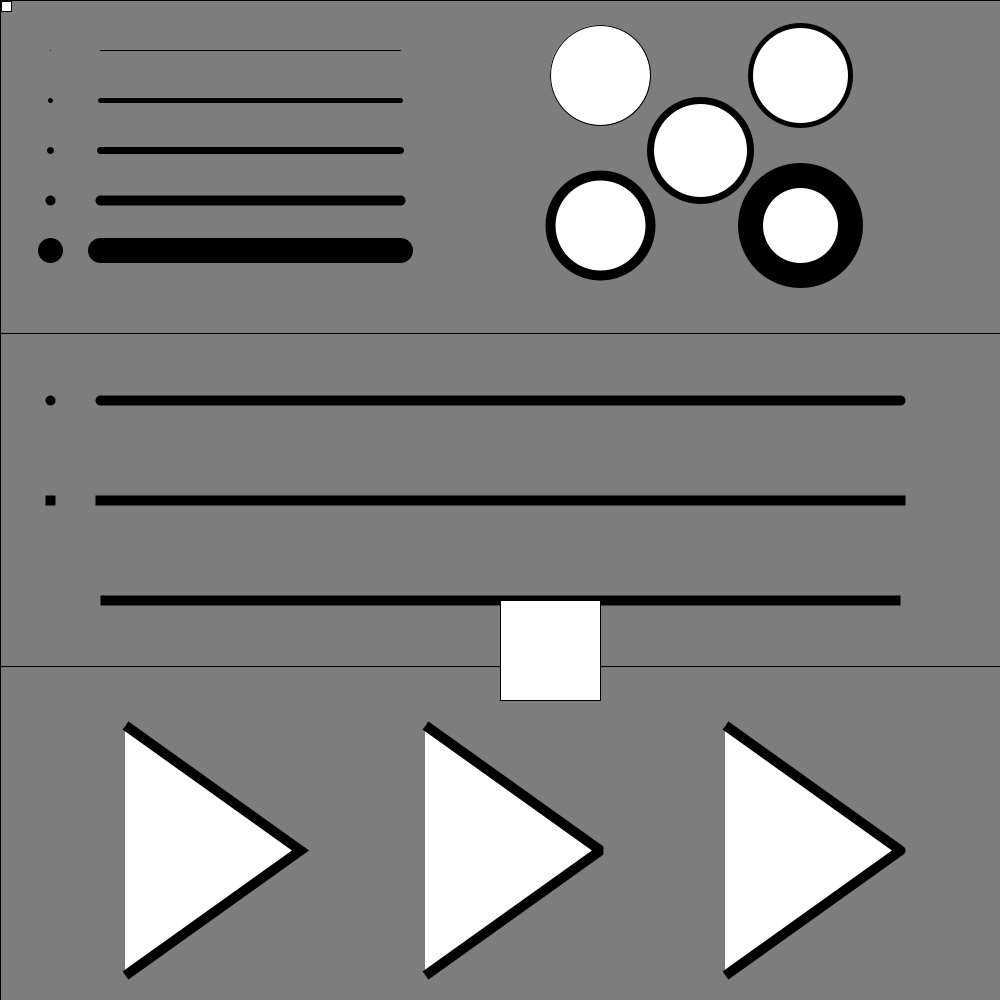
Frame 1 (no input)
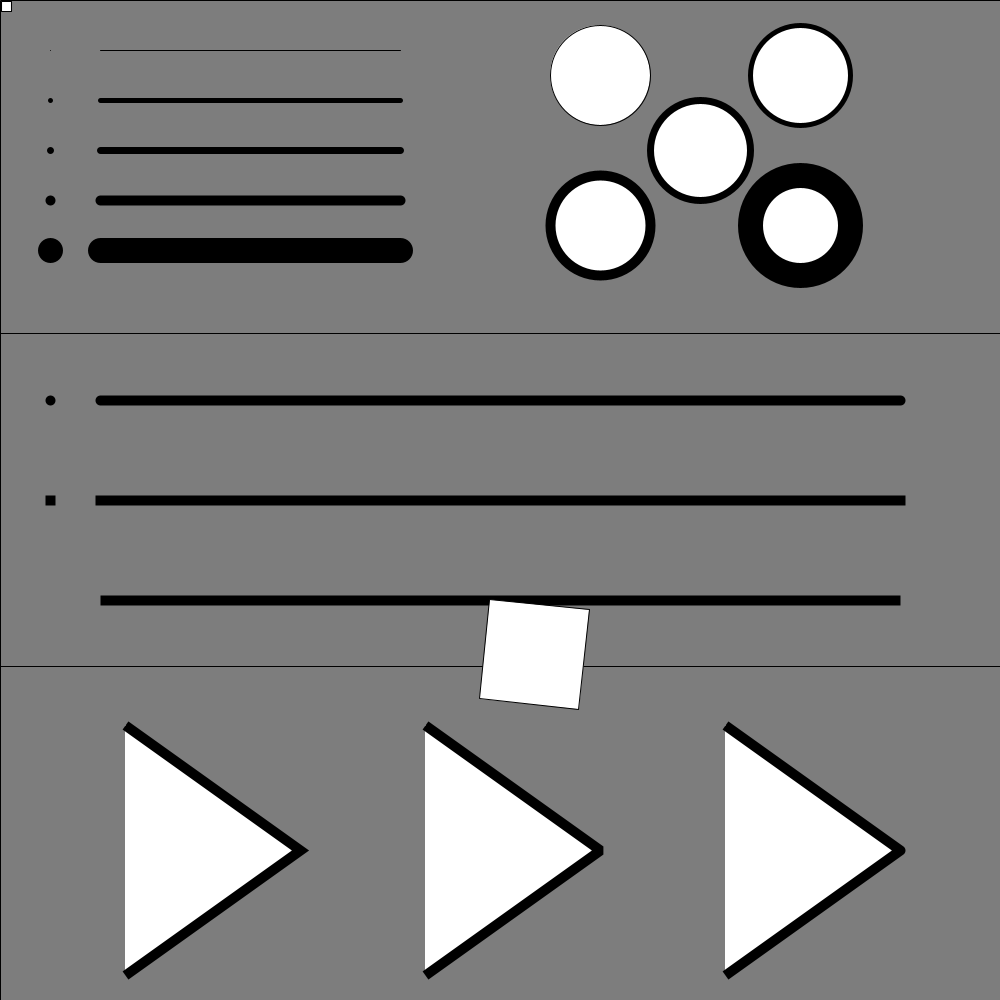
Frame 60 (the mouse pressed at the canvas centre just before this capture)
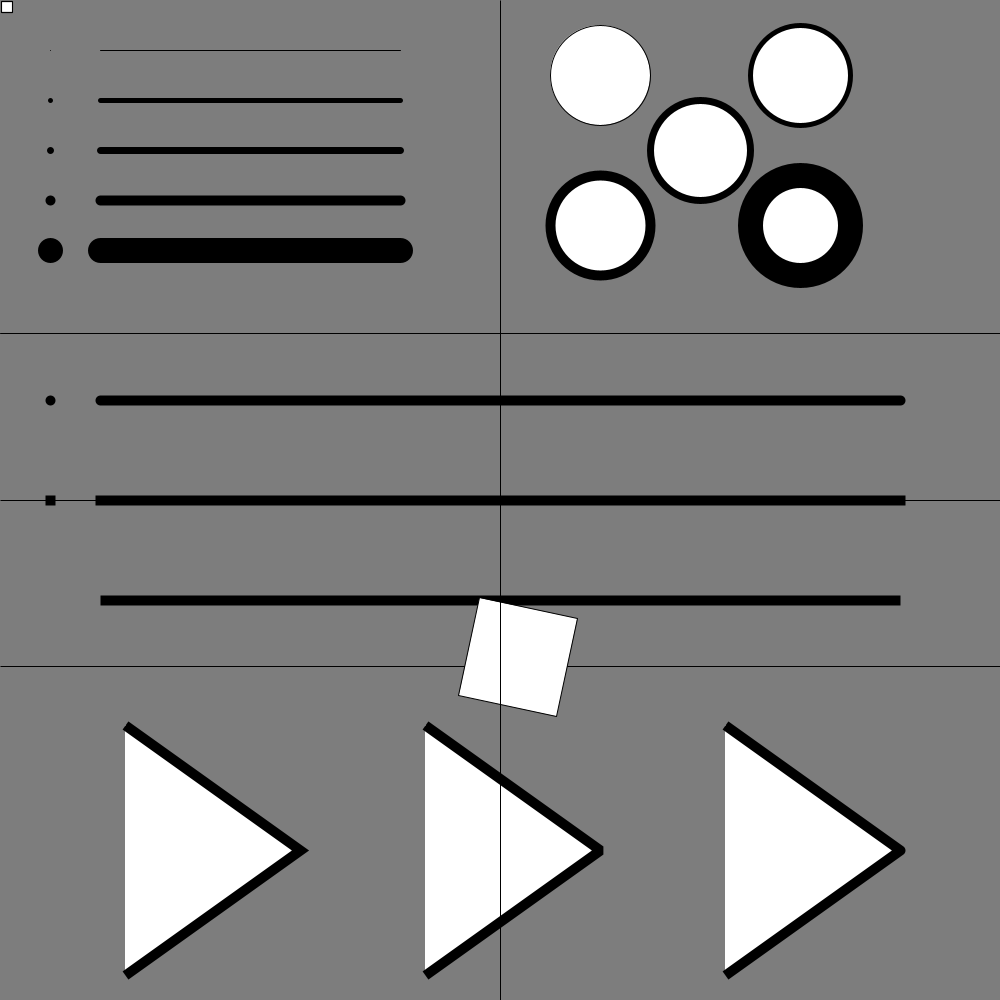
Frame 120 (the mouse held since frame 60 and released just before this capture)

The Processing sketch that drew these frames (run headless with seeded random() and noise(); from frame 60 on, the mouse is pressed at the canvas centre):

// Processing sketch: Koordinatensystem_Und_Formenmanipulation
// ── Koordinatensystem_Und_Formenmanipulation.pde
/*
  
  Processing Tutorial
  Sketch Nr. 08
  Thema : Koordinatensysten & Formenmanipulation
  
  Sketch Inhalte :
  
  strokeCap(#MODUS); - Legt fest in welchem Stil die Endungen von Linien gezeichnet werden
    ~ Modi :
      -> ROUND* : Die Enden der Linien sind abgerundet, sie werden mit Halbkreisen erweitert
      -> PROJECT : Die Enden der Linien sind mit Rechtecken erweitert
      -> SQUARE : Die Enden sind strikt abgeschnitten
  
  strokeWeight(#WEIGHT); - Legt die Breite der folgenden Linien fest
    ~ #WEIGHT : Die Linienbreite in Pixel (float)
  
  strokeJoin(#MODUS); - Legt den Stil fest mit dem Linien verbunden werden
    ~ Modi :
      -> MITER* : Der Uebergang zwischen den Linien verlaeuft spitz
      -> BEVEL : Der Uebergang zwischen den Linien ist abgestumpft
      -> ROUND : Der Uebergang zwischen den Linien ist abgerundet
  
  rotate(#DEGREE); - Dreht die folgenden Formen realtiv zum Koordinatenzentrum
    ~ #DEGREE : Grad der Drehung als Bogenmass
    ~ Wird rotate() in draw() aufgerufen, wird der Effekt mit dem erneuten Start der draw-Funktion zurueckgesetzt
  
  scale(a); / scale(x,y); - Skalliert alle Werte der folgenden Formen d.h. Position und Groesse
    ~ a : Multiplikator fuer alle Werte der Formen
    ~ x : Multiplikator fuer x-Position und Breite der Formen
    ~ y : Multiplikator fuer y-Position und Hoehe der Formen
    ~ Wird scale() in draw() aufgerufen, wird der Effekt mit dem erneuten Start der draw-Funktion zurueckgesetzt
  
  translate(x,y); - Verschiebt des Zentrum des Koordinatensystems
    ~ x : Verschiebung des Koordinatensystems auf der x-Achse
    ~ y : Verschiebung des Koordinatensystems auf der y-Achse
    ~ Wird translate() in draw() aufgerufen, wird der Effekt mit dem erneuten Start der draw-Funktion zurueckgesetzt
  
  pushMatrix(); - Legt die aktuelle Transformationsmatrix (Koordinatensytem) auf den Matrizen-Stapel
    ~ rotate(), scale() und transform() sind davon auch betroffen
  
  popMatrix(); - Nimmt die oberste Transformationsmatrix (Koordinatensytem) vom Matrizen-Stapel

*/

float rotation;
float scaleX;
float scaleY;

void setup()
{
  // SETUP START
  size(1000,1000);
  rotation = 0.0;
  scaleX = 1.0;
  scaleY = 1.0;
  // SETUP ENDE
}

void draw()
{
  // NICHT TEIL DES TUTORIALS
  background(125);
  strokeCap(ROUND);
  // DRAW START
  
  // ***** Linien Breite *****
  strokeWeight(1);
  point(50,50);
  line(100,50,400,50);
  circle(600,75,100);
  
  strokeWeight(5);
  point(50,100);
  line(100,100,400,100);
  circle(800,75,100);
  
  strokeWeight(7);
  point(50,150);
  line(100,150,400,150);
  circle(700,150,100);
  
  strokeWeight(10);
  point(50,200);
  line(100,200,400,200);
  circle(600,225,100);
  
  strokeWeight(25);
  point(50,250);
  line(100,250,400,250);
  circle(800,225,100);
  
  strokeWeight(1);
  line(0,333,width,333);
  
  // ***** Linien Enden *****
  strokeWeight(10);
  
  strokeCap(ROUND);
  point(50,400);
  line(100,400,900,400);
  
  strokeCap(PROJECT);
  point(50,500);
  line(100,500,900,500);
  
  strokeCap(SQUARE);
  point(50,600);
  line(100,600,900,600);
  
  
  strokeWeight(1);
  
  line(0,666,width,666);
  
  // ***** strokeJoin *****
  strokeWeight(10);
  
  strokeJoin(MITER);
  beginShape();
  vertex(125,725);
  vertex(300,850);
  vertex(125,975);
  endShape();
  
  strokeJoin(BEVEL);
  beginShape();
  vertex(425,725);
  vertex(600,850);
  vertex(425,975);
  endShape();
  
  strokeJoin(ROUND);
  beginShape();
  vertex(725,725);
  vertex(900,850);
  vertex(725,975);
  endShape();
  
  strokeWeight(1);
  
  // *****rotate, scale, translate & matrix *****
  pushMatrix();
  
  translate(500,500);
  
  rotate(radians(rotation));
  square(0,100,100);
  
  rotation += 1.0 / 10.0;
  
  popMatrix();
  
  pushMatrix();
  
  scale(scaleX, scaleY);
  square(1,1,10);
  
  scaleX += 1.0 / 1000.0;
  scaleY += 1.0 / 950.0;
  
  popMatrix();
  
  // DRAW ENDE
  // NICHT TEIL DES TUTORIALS
  line(0, mouseY, width, mouseY);
  line(mouseX, 0, mouseX, height);
  println(mouseX + " | " + mouseY);
}
